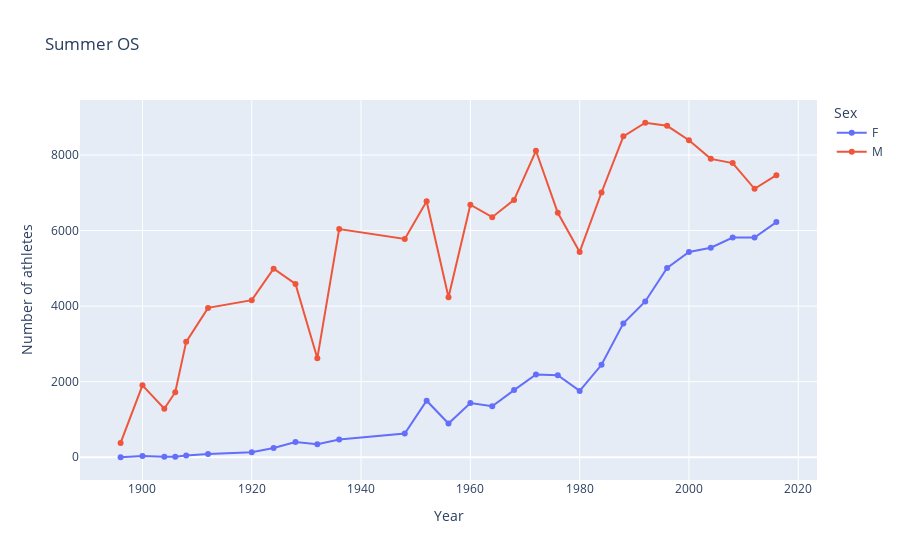
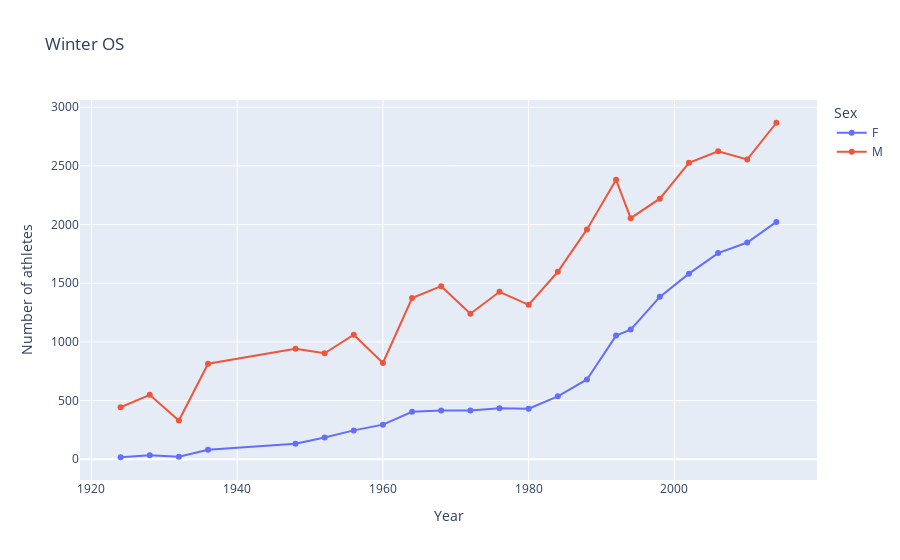

Notebook code for these charts, in order:
### Code cell
gender_year_season = df.groupby(['Season', 'Year', 'Sex']).size().unstack(fill_value=0).reset_index()

# Summer OS
summer_df = gender_year_season[gender_year_season['Season'] == 'Summer'].melt(
    id_vars=['Year'], value_vars=['F', 'M'], var_name='Sex', value_name='Number of athletes'
)

fig_summer = px.line(
    summer_df,
    x='Year',
    y='Number of athletes',
    color='Sex',
    markers=True,
    title='Summer OS'
)

# Winter OS
winter_df = gender_year_season[gender_year_season['Season'] == 'Winter'].melt(
    id_vars=['Year'], value_vars=['F', 'M'], var_name='Sex', value_name='Number of athletes'
)

fig_winter = px.line(
    winter_df,
    x='Year',
    y='Number of athletes',
    color='Sex',
    markers=True,
    title='Winter OS'
)

# Visa figurer
fig_summer.show()
fig_winter.show()

### Figure 1 — Plotly figure (JSON) as saved in the notebook; plotly's stock layout.template omitted (floating-point values rounded to 4 significant figures)
{"data": [{"hovertemplate": "Sex=F<br>Year=%{x}<br>Number of athletes=%{y}<extra></extra>", "legendgroup": "F", "line": {"color": "#636efa", "dash": "solid"}, "marker": {"symbol": "circle"}, "mode": "lines+markers", "name": "F", "orientation": "v", "showlegend": true, "type": "scatter", "x": [1896, 1900, 1904, 1906, 1908, 1912, 1920, 1924, 1928, 1932, 1936, 1948, 1952, 1956, 1960, 1964, 1968, 1972, 1976, 1980, 1984, 1988, 1992, 1996, 2000, 2004, 2008, 2012, 2016], "xaxis": "x", "y": [0, 33, 16, 11, 47, 87, 134, 244, 404, 347, 468, 628, 1497, 893, 1435, 1348, 1777, 2193, 2172, 1756, 2447, 3543, 4124, 5008, 5431, 5546, 5816, 5815, 6223], "yaxis": "y"}, {"hovertemplate": "Sex=M<br>Year=%{x}<br>Number of athletes=%{y}<extra></extra>", "legendgroup": "M", "line": {"color": "#EF553B", "dash": "solid"}, "marker": {"symbol": "circle"}, "mode": "lines+markers", "name": "M", "orientation": "v", "showlegend": true, "type": "scatter", "x": [1896, 1900, 1904, 1906, 1908, 1912, 1920, 1924, 1928, 1932, 1936, 1948, 1952, 1956, 1960, 1964, 1968, 1972, 1976, 1980, 1984, 1988, 1992, 1996, 2000, 2004, 2008, 2012, 2016], "xaxis": "x", "y": [380, 1903, 1285, 1722, 3054, 3953, 4158, 4989, 4588, 2622, 6038, 5777, 6773, 4234, 6684, 6354, 6811, 8111, 6469, 5435, 7007, 8494, 8853, 8772, 8390, 7897, 7786, 7105, 7465], "yaxis": "y"}], "layout": {"legend": {"title": {"text": "Sex"}, "tracegroupgap": 0}, "title": {"text": "Summer OS"}, "xaxis": {"anchor": "y", "domain": [0, 1], "title": {"text": "Year"}}, "yaxis": {"anchor": "x", "domain": [0, 1], "title": {"text": "Number of athletes"}}}}

### Figure 2 — Plotly figure (JSON) as saved in the notebook; plotly's stock layout.template omitted (floating-point values rounded to 4 significant figures)
{"data": [{"hovertemplate": "Sex=F<br>Year=%{x}<br>Number of athletes=%{y}<extra></extra>", "legendgroup": "F", "line": {"color": "#636efa", "dash": "solid"}, "marker": {"symbol": "circle"}, "mode": "lines+markers", "name": "F", "orientation": "v", "showlegend": true, "type": "scatter", "x": [1924, 1928, 1932, 1936, 1948, 1952, 1956, 1960, 1964, 1968, 1972, 1976, 1980, 1984, 1988, 1992, 1994, 1998, 2002, 2006, 2010, 2014], "xaxis": "x", "y": [17, 33, 22, 81, 133, 185, 246, 295, 404, 416, 415, 434, 430, 536, 680, 1054, 1105, 1384, 1582, 1757, 1847, 2023], "yaxis": "y"}, {"hovertemplate": "Sex=M<br>Year=%{x}<br>Number of athletes=%{y}<extra></extra>", "legendgroup": "M", "line": {"color": "#EF553B", "dash": "solid"}, "marker": {"symbol": "circle"}, "mode": "lines+markers", "name": "M", "orientation": "v", "showlegend": true, "type": "scatter", "x": [1924, 1928, 1932, 1936, 1948, 1952, 1956, 1960, 1964, 1968, 1972, 1976, 1980, 1984, 1988, 1992, 1994, 1998, 2002, 2006, 2010, 2014], "xaxis": "x", "y": [443, 549, 330, 814, 942, 903, 1061, 821, 1374, 1475, 1240, 1427, 1316, 1598, 1959, 2382, 2055, 2221, 2527, 2625, 2555, 2868], "yaxis": "y"}], "layout": {"legend": {"title": {"text": "Sex"}, "tracegroupgap": 0}, "title": {"text": "Winter OS"}, "xaxis": {"anchor": "y", "domain": [0, 1], "title": {"text": "Year"}}, "yaxis": {"anchor": "x", "domain": [0, 1], "title": {"text": "Number of athletes"}}}}
